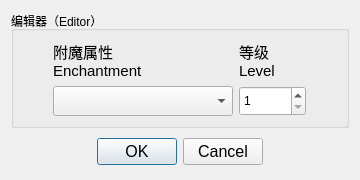
<?xml version="1.0" encoding="UTF-8"?>
<ui version="4.0">
 <class>Selector</class>
 <widget class="QDialog" name="Selector">
  <property name="geometry">
   <rect>
    <x>0</x>
    <y>0</y>
    <width>360</width>
    <height>180</height>
   </rect>
  </property>
  <property name="windowTitle">
   <string>选择魔咒（Select the Enchantment）</string>
  </property>
  <layout class="QVBoxLayout" name="verticalLayout">
   <item>
    <widget class="QGroupBox" name="groupBox">
     <property name="font">
      <font>
       <pointsize>9</pointsize>
      </font>
     </property>
     <property name="title">
      <string>编辑器（Editor）</string>
     </property>
     <layout class="QGridLayout" name="gridLayout">
      <item row="0" column="3">
       <spacer name="horizontalSpacer">
        <property name="orientation">
         <enum>Qt::Horizontal</enum>
        </property>
        <property name="sizeHint" stdset="0">
         <size>
          <width>40</width>
          <height>20</height>
         </size>
        </property>
       </spacer>
      </item>
      <item row="0" column="2">
       <widget class="QLabel" name="label_2">
        <property name="font">
         <font>
          <pointsize>11</pointsize>
         </font>
        </property>
        <property name="text">
         <string>等级
Level</string>
        </property>
       </widget>
      </item>
      <item row="1" column="1">
       <widget class="QComboBox" name="Enchantment">
        <property name="minimumSize">
         <size>
          <width>180</width>
          <height>30</height>
         </size>
        </property>
       </widget>
      </item>
      <item row="0" column="0">
       <spacer name="horizontalSpacer_2">
        <property name="orientation">
         <enum>Qt::Horizontal</enum>
        </property>
        <property name="sizeHint" stdset="0">
         <size>
          <width>40</width>
          <height>20</height>
         </size>
        </property>
       </spacer>
      </item>
      <item row="0" column="1">
       <widget class="QLabel" name="label">
        <property name="font">
         <font>
          <pointsize>11</pointsize>
         </font>
        </property>
        <property name="text">
         <string>附魔属性
Enchantment</string>
        </property>
       </widget>
      </item>
      <item row="1" column="2">
       <widget class="QSpinBox" name="Level">
        <property name="minimumSize">
         <size>
          <width>0</width>
          <height>30</height>
         </size>
        </property>
        <property name="minimum">
         <number>1</number>
        </property>
        <property name="maximum">
         <number>2147483647</number>
        </property>
       </widget>
      </item>
     </layout>
    </widget>
   </item>
   <item>
    <widget class="QDialogButtonBox" name="buttonBox">
     <property name="enabled">
      <bool>true</bool>
     </property>
     <property name="sizePolicy">
      <sizepolicy hsizetype="Preferred" vsizetype="Preferred">
       <horstretch>0</horstretch>
       <verstretch>0</verstretch>
      </sizepolicy>
     </property>
     <property name="minimumSize">
      <size>
       <width>0</width>
       <height>0</height>
      </size>
     </property>
     <property name="font">
      <font>
       <pointsize>12</pointsize>
      </font>
     </property>
     <property name="orientation">
      <enum>Qt::Horizontal</enum>
     </property>
     <property name="standardButtons">
      <set>QDialogButtonBox::Cancel|QDialogButtonBox::Ok</set>
     </property>
     <property name="centerButtons">
      <bool>true</bool>
     </property>
    </widget>
   </item>
  </layout>
 </widget>
 <resources/>
 <connections/>
</ui>
